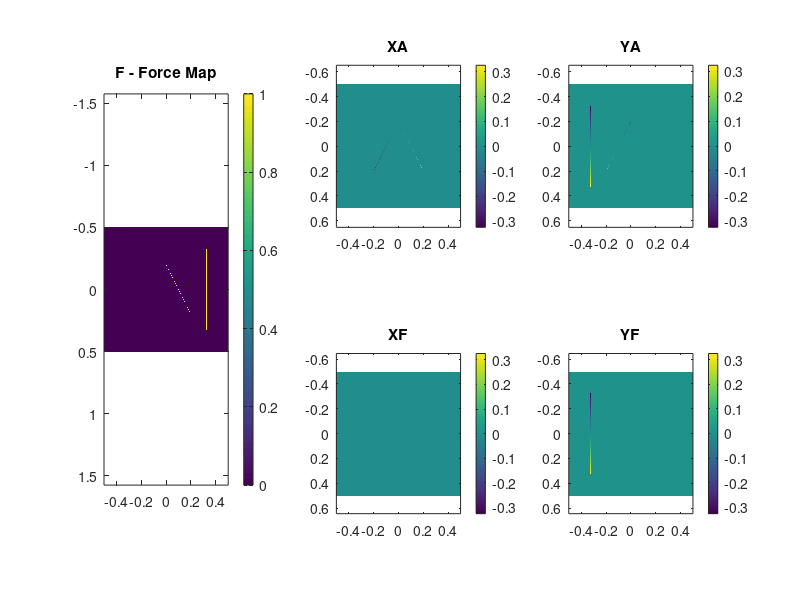

This chart was generated by the following MATLAB code: (Note: this script raises an error after producing the figure.)
% demo_TO.m
% Implementation of Transformation Optics

% INITIALIZE MATLAB
close all;
clc;
clear all;

%%%%%%%%%%%%%%%%%%%%%%%%%%%%%%%%%%%%%%%%%%%%%%%%%%%%%%%%%%%%%%%%%%%%%%%%%%%
%% DASHBOARD
%%%%%%%%%%%%%%%%%%%%%%%%%%%%%%%%%%%%%%%%%%%%%%%%%%%%%%%%%%%%%%%%%%%%%%%%%%%

% OBJECTS
w = 0.65;            % dimention of square cloak
t = 0.4;            % length of triangle side

% GRID
Sx = 1;
Sy = Sx;
% Nx = 100;
% Ny = round(Nx*Sy/Sx);

Nx = 840;
Ny = 700;

%%%%%%%%%%%%%%%%%%%%%%%%%%%%%%%%%%%%%%%%%%%%%%%%%%%%%%%%%%%%%%%%%%%%%%%%%%%
%% STEP 1 -- BUILD CLOAK AND OBJECT
%%%%%%%%%%%%%%%%%%%%%%%%%%%%%%%%%%%%%%%%%%%%%%%%%%%%%%%%%%%%%%%%%%%%%%%%%%%

% GRID
dx = Sx/Nx;
dy = Sy/Ny;
xa = [0.5:Nx-0.5]*dx;       xa = xa - mean(xa);
ya = [0.5:Ny-0.5]*dy;       ya = ya - mean(ya);

% BUILD SQUARE CLOAK
nx = round(w/dx);
nx1 = 1 + floor((Nx - nx)/2);
nx2 = nx1 + nx - 1;

ny = round(w/dy);
ny1 = 1 + floor((Ny - ny)/2);
ny2 = ny1 + ny - 1;

CLK = zeros(Nx, Ny);
CLK(nx1:nx2, ny1:ny2) = 1;

% BUILD TRIANGLE
h = t*sqrt(3)/2;
ny = round(t/dy);
ny1 = 1 + floor((Ny - ny)/2);
ny2 = ny1 + ny - 1;
OBJ = zeros(Nx, Ny);

for ny = ny1 : ny2
    f = (ny - ny1 + 1)/(ny2 - ny1 + 1);
    nx = round(f * t / dx);
    nx1 = 1 + floor((Nx - nx)/2);
    nx2 = nx1 + nx - 1;
    OBJ(nx1:nx2,ny) = 1;
end


% SHOW CLOAK AND OBJECT
subplot(1,2,1);
imagesc(xa, ya, CLK.');
colorbar;
axis equal tight;
title('CLOAK')

subplot(1,2,2);
imagesc(xa, ya, OBJ.');
colorbar;
axis equal tight;
title('OBJECT')

%%%%%%%%%%%%%%%%%%%%%%%%%%%%%%%%%%%%%%%%%%%%%%%%%%%%%%%%%%%%%%%%%%%%%%%%%%%
%% STEP 2 -- IDENTIFY EDGES
%%%%%%%%%%%%%%%%%%%%%%%%%%%%%%%%%%%%%%%%%%%%%%%%%%%%%%%%%%%%%%%%%%%%%%%%%%%

% INITIALIZE EDGE MAPS
ECLK = zeros(Nx, Ny);
EOBJ = zeros(Nx, Ny);

% IDENTIFY EDGES
for ny = 2 : Ny - 1
    for nx = 2 : Nx - 1
        if ~CLK(nx,ny)
            A = CLK(nx-1:nx+1, ny-1:ny+1);
            ECLK(nx,ny) = sum(A(:)) > 0;
        end
        
        if OBJ(nx,ny)
            A = OBJ(nx-1:nx+1, ny-1:ny+1);
            EOBJ(nx,ny) = sum(A(:)) < 9;
        end
    end
end

% SHOW EDGES
subplot(1,2,1);
imagesc(xa, ya, (CLK + 2*ECLK).');
colorbar;
axis equal tight;
title('CLOAK + 2*ECLK')

subplot(1,2,2);
imagesc(xa, ya, (OBJ + 2*EOBJ).');
colorbar;
axis equal tight;
title('OBJ + 2*EOBJ')


%%%%%%%%%%%%%%%%%%%%%%%%%%%%%%%%%%%%%%%%%%%%%%%%%%%%%%%%%%%%%%%%%%%%%%%%%%%
%% STEPS 3 & 4 -- GENERATE BCs FOR SPATIAL TRANSFORM
%%%%%%%%%%%%%%%%%%%%%%%%%%%%%%%%%%%%%%%%%%%%%%%%%%%%%%%%%%%%%%%%%%%%%%%%%%%

% ORIGINAL COORDINATES
[YA, XA] = meshgrid(ya, xa);

% FORCE MAP
F = ECLK;
XF = F.*XA;
YF = F.*YA;
F = F + EOBJ;


% SHOW MAPS
clf;

subplot(131);
imagesc(xa, ya, F.');
axis equal tight;
colorbar;
title('F - Force Map');

subplot(2,3,2)
imagesc(xa, ya, (F.*XA).');
axis equal tight;
colorbar;
title('XA');

subplot(2,3,3)
imagesc(xa, ya, (F.*YA).');
axis equal tight;
colorbar;
title('YA');

subplot(2,3,5)
imagesc(xa, ya, XF.');
axis equal tight;
colorbar;
title('XF');

subplot(2,3,6)
imagesc(xa, ya, YF.');
axis equal tight;
colorbar;
title('YF');

%%%%%%%%%%%%%%%%%%%%%%%%%%%%%%%%%%%%%%%%%%%%%%%%%%%%%%%%%%%%%%%%%%%%%%%%%%%
%% STEP 5 -- SOLVE LAPLACES EQUATION INSIDE CLOAK
%%%%%%%%%%%%%%%%%%%%%%%%%%%%%%%%%%%%%%%%%%%%%%%%%%%%%%%%%%%%%%%%%%%%%%%%%%%

% IDENTITY MATRIX
M = Nx*Ny;
I = speye(M, M);

% BUILD DERIVATIVE MATRICES
NS = [Nx Ny];
RES = [dx dy];
[DX, D2X, DY, D2Y] = toder(NS, RES);

% INDICES WHERE TO SOLVE LAPLACE EQUATION
PTS = CLK + ECLK - OBJ + EOBJ;
ind = find(PTS(:));

% LAPLACIAN MATRIX
F = diag(sparse(F(:)));
L = D2X + D2Y;
L = F + (I - F)*L;
L = L(ind, ind);

% X TRANSFORM COORDINATES
b       = F*XF(:);
x       = L\b(ind);
XB      = zeros(Nx, Ny);
XB(ind) = x;

% Y TRANSFORM COORDINATES
b       = F*YF(:);
y       = L\b(ind);
YB      = zeros(Nx, Ny);
YB(ind) = y;

% SHOW TRANSFORMED COORDINATES
clf;

subplot(121)
imagesc(xa, ya, XB.');
axis equal tight;
colorbar;
title('XB');

subplot(122)
imagesc(xa, ya, YB.');
axis equal tight;
colorbar;
title('YB');

%%%%%%%%%%%%%%%%%%%%%%%%%%%%%%%%%%%%%%%%%%%%%%%%%%%%%%%%%%%%%%%%%%%%%%%%%%%
%% STEP 6 -- CALCULATE PERMITTIVITY TENSOR
%%%%%%%%%%%%%%%%%%%%%%%%%%%%%%%%%%%%%%%%%%%%%%%%%%%%%%%%%%%%%%%%%%%%%%%%%%%

% INITIALIZE PERMITTIVITY TENSOR
ERxx =  ones(Nx, Ny);   ERxy = zeros(Nx, Ny);   ERxz = zeros(Nx, Ny);
ERyx = zeros(Nx, Ny);   ERyy =  ones(Nx, Ny);   ERyz = zeros(Nx, Ny);
ERzx = zeros(Nx, Ny);   ERzy = zeros(Nx, Ny);   ERzz =  ones(Nx, Ny);

% CALCULATE NUMERICAL DERIVATIVES FOR THE JACOBIAN
DX_XB = reshape(DX*XB(:), Nx, Ny);
DY_XB = reshape(DY*XB(:), Nx, Ny);
DX_YB = reshape(DX*YB(:), Nx, Ny);
DY_YB = reshape(DY*YB(:), Nx, Ny);

% CALCULATE PERMITTIVITY FUNCTION
DEV = CLK - OBJ;
for ny = 1 : Ny
    for nx = 1 : Nx
        if DEV(nx, ny)
            % Get Background Tensor
            ER = [ ERxx(nx, ny) ERxy(nx, ny) ERxz(nx, ny); ...
                   ERyx(nx, ny) ERyy(nx, ny) ERyz(nx, ny); ...
                   ERzx(nx, ny) ERzy(nx, ny) ERzz(nx, ny) ];
               
            % Build Jacobian
            J = [ DX_XB(nx, ny) DY_XB(nx, ny) 0; ...
                  DX_YB(nx, ny) DY_YB(nx, ny) 0; ... 
                  0 0 1 ];
              
            % Transform ER
            J = inv(J);
            ER = J*ER*J.'/det(J);
            
            % Put Values Back into Grid
            ERxx(nx, ny) = ER(1, 1);    ERxy(nx, ny) = ER(1, 2);   ERxz(nx, ny) = ER(1, 3);   
            ERyx(nx, ny) = ER(2, 1);    ERyy(nx, ny) = ER(2, 2);   ERyz(nx, ny) = ER(2, 3);
            ERzx(nx, ny) = ER(3, 1);    ERzy(nx, ny) = ER(3, 2);   ERzz(nx, ny) = ER(3, 3);
        end
    end
end

% VISUALIZE PERMITTIVITY TENSOR
subplot(331);
imagesc(xa, ya, ERxx.');
axis equal tight off;
colorbar;
title('ERxx')

subplot(332);
imagesc(xa, ya, ERxy.');
axis equal tight off;
colorbar;
title('ERxy')

subplot(333);
imagesc(xa, ya, ERxz.');
axis equal tight off;
colorbar;
title('ERxz')

subplot(334);
imagesc(xa, ya, ERyx.');
axis equal tight off;
colorbar;
title('ERyx')

subplot(335);
imagesc(xa, ya, ERyy.');
axis equal tight off;
colorbar;
title('ERyy')

subplot(336);
imagesc(xa, ya, ERyz.');
axis equal tight off;
colorbar;
title('ERyz')


subplot(337);
imagesc(xa, ya, ERzx.');
axis equal tight off;
colorbar;
title('ERzx')

subplot(338);
imagesc(xa, ya, ERzy.');
axis equal tight off;
colorbar;
title('ERzy')

subplot(339);
imagesc(xa, ya, ERzz.');
axis equal tight off;
colorbar;
title('ERzz')




